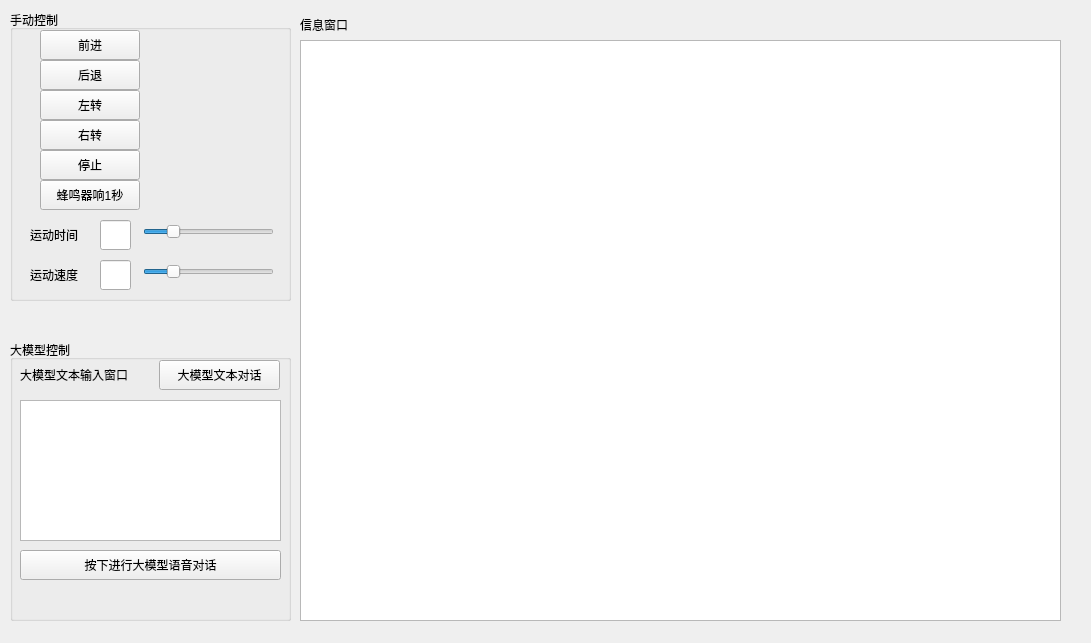
<?xml version="1.0" encoding="UTF-8"?>
<ui version="4.0">
 <class>Form</class>
 <widget class="QWidget" name="Form">
  <property name="geometry">
   <rect>
    <x>0</x>
    <y>0</y>
    <width>1091</width>
    <height>643</height>
   </rect>
  </property>
  <property name="windowTitle">
   <string>Form</string>
  </property>
  <widget class="QGroupBox" name="groupBox">
   <property name="geometry">
    <rect>
     <x>10</x>
     <y>10</y>
     <width>281</width>
     <height>291</height>
    </rect>
   </property>
   <property name="title">
    <string>手动控制</string>
   </property>
   <widget class="QPushButton" name="Bee_btn">
    <property name="geometry">
     <rect>
      <x>30</x>
      <y>170</y>
      <width>100</width>
      <height>30</height>
     </rect>
    </property>
    <property name="text">
     <string>蜂鸣器响1秒</string>
    </property>
   </widget>
   <widget class="QPushButton" name="Backward_btn">
    <property name="geometry">
     <rect>
      <x>30</x>
      <y>50</y>
      <width>100</width>
      <height>30</height>
     </rect>
    </property>
    <property name="text">
     <string>后退</string>
    </property>
   </widget>
   <widget class="QPushButton" name="Stop_btn">
    <property name="geometry">
     <rect>
      <x>30</x>
      <y>140</y>
      <width>100</width>
      <height>30</height>
     </rect>
    </property>
    <property name="text">
     <string>停止</string>
    </property>
   </widget>
   <widget class="QPushButton" name="Forward_btn">
    <property name="geometry">
     <rect>
      <x>30</x>
      <y>20</y>
      <width>100</width>
      <height>30</height>
     </rect>
    </property>
    <property name="text">
     <string>前进</string>
    </property>
   </widget>
   <widget class="QPushButton" name="TurnLeft_btn">
    <property name="geometry">
     <rect>
      <x>30</x>
      <y>80</y>
      <width>100</width>
      <height>30</height>
     </rect>
    </property>
    <property name="text">
     <string>左转</string>
    </property>
   </widget>
   <widget class="QPushButton" name="TurnRight_btn">
    <property name="geometry">
     <rect>
      <x>30</x>
      <y>110</y>
      <width>100</width>
      <height>30</height>
     </rect>
    </property>
    <property name="text">
     <string>右转</string>
    </property>
   </widget>
   <widget class="QLineEdit" name="MoveSpeed_lineEdit">
    <property name="geometry">
     <rect>
      <x>90</x>
      <y>250</y>
      <width>31</width>
      <height>30</height>
     </rect>
    </property>
   </widget>
   <widget class="QSlider" name="MoveTimer_Slider">
    <property name="geometry">
     <rect>
      <x>133</x>
      <y>212</y>
      <width>131</width>
      <height>20</height>
     </rect>
    </property>
    <property name="maximum">
     <number>100</number>
    </property>
    <property name="singleStep">
     <number>5</number>
    </property>
    <property name="value">
     <number>20</number>
    </property>
    <property name="orientation">
     <enum>Qt::Horizontal</enum>
    </property>
   </widget>
   <widget class="QSlider" name="MoveSpeed_Slider">
    <property name="geometry">
     <rect>
      <x>133</x>
      <y>252</y>
      <width>131</width>
      <height>20</height>
     </rect>
    </property>
    <property name="maximum">
     <number>100</number>
    </property>
    <property name="singleStep">
     <number>5</number>
    </property>
    <property name="value">
     <number>20</number>
    </property>
    <property name="orientation">
     <enum>Qt::Horizontal</enum>
    </property>
   </widget>
   <widget class="QLabel" name="label_7">
    <property name="geometry">
     <rect>
      <x>20</x>
      <y>250</y>
      <width>90</width>
      <height>30</height>
     </rect>
    </property>
    <property name="text">
     <string>运动速度</string>
    </property>
   </widget>
   <widget class="QLineEdit" name="MoveTimer_lineEdit">
    <property name="geometry">
     <rect>
      <x>90</x>
      <y>210</y>
      <width>31</width>
      <height>30</height>
     </rect>
    </property>
   </widget>
   <widget class="QLabel" name="label_2">
    <property name="geometry">
     <rect>
      <x>20</x>
      <y>210</y>
      <width>90</width>
      <height>30</height>
     </rect>
    </property>
    <property name="text">
     <string>运动时间</string>
    </property>
   </widget>
  </widget>
  <widget class="QGroupBox" name="groupBox_3">
   <property name="geometry">
    <rect>
     <x>10</x>
     <y>340</y>
     <width>281</width>
     <height>281</height>
    </rect>
   </property>
   <property name="title">
    <string>大模型控制</string>
   </property>
   <widget class="QLabel" name="label_4">
    <property name="geometry">
     <rect>
      <x>10</x>
      <y>20</y>
      <width>141</width>
      <height>30</height>
     </rect>
    </property>
    <property name="text">
     <string>大模型文本输入窗口</string>
    </property>
   </widget>
   <widget class="QTextEdit" name="LLM_Info_Editor">
    <property name="geometry">
     <rect>
      <x>10</x>
      <y>60</y>
      <width>261</width>
      <height>141</height>
     </rect>
    </property>
    <property name="readOnly">
     <bool>false</bool>
    </property>
   </widget>
   <widget class="QPushButton" name="LLM_Diag_btn">
    <property name="geometry">
     <rect>
      <x>149</x>
      <y>20</y>
      <width>121</width>
      <height>30</height>
     </rect>
    </property>
    <property name="text">
     <string>大模型文本对话</string>
    </property>
   </widget>
   <widget class="QPushButton" name="LLM_ASR_Diag_btn">
    <property name="geometry">
     <rect>
      <x>10</x>
      <y>210</y>
      <width>261</width>
      <height>30</height>
     </rect>
    </property>
    <property name="text">
     <string>按下进行大模型语音对话</string>
    </property>
   </widget>
  </widget>
  <widget class="QLabel" name="label_3">
   <property name="geometry">
    <rect>
     <x>300</x>
     <y>10</y>
     <width>90</width>
     <height>30</height>
    </rect>
   </property>
   <property name="text">
    <string>信息窗口</string>
   </property>
  </widget>
  <widget class="QTextEdit" name="Info_Editor">
   <property name="geometry">
    <rect>
     <x>300</x>
     <y>40</y>
     <width>761</width>
     <height>581</height>
    </rect>
   </property>
   <property name="readOnly">
    <bool>true</bool>
   </property>
  </widget>
 </widget>
 <resources/>
 <connections/>
</ui>
